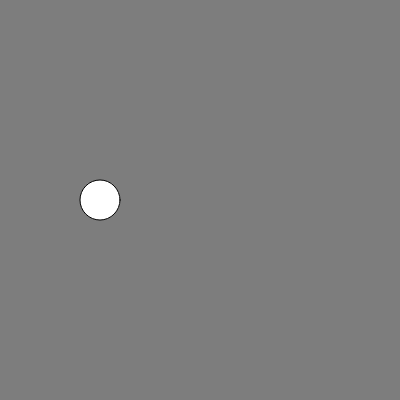
Frame 1 (no input)
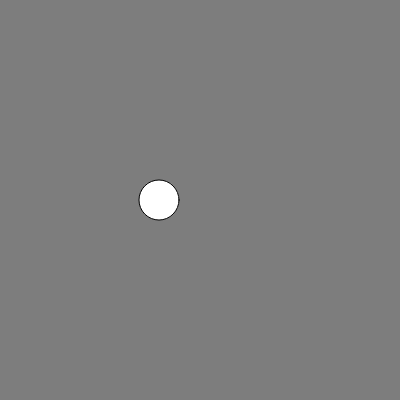
Frame 60 (no input)
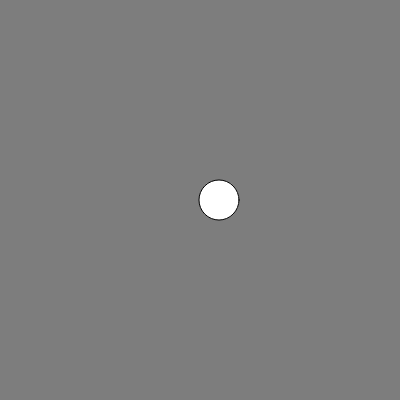
Frame 120 (the mouse pressed at the canvas centre since frame 60)

The p5.js sketch that drew these frames (run headless with seeded random() and noise() and a simulated clock; from frame 60 on, the mouse is pressed at the canvas centre):

// p5.js sketch
// ── sketch.js
let x = 100;
let speed = 1; 
let diameter = 40;

function setup() {
  createCanvas(400, 400);
}

function draw() {
  background(125);
  ellipse(x, height/2, 40)
  x += speed;
  if(x >= 400) {
    speed = speed * -1;
  }

  
}

//framecount makes a number grow by 1 every frame
// xPosition = xPosition + 1; controls speed and starting point
// x += speed is the same as x = x + speed
